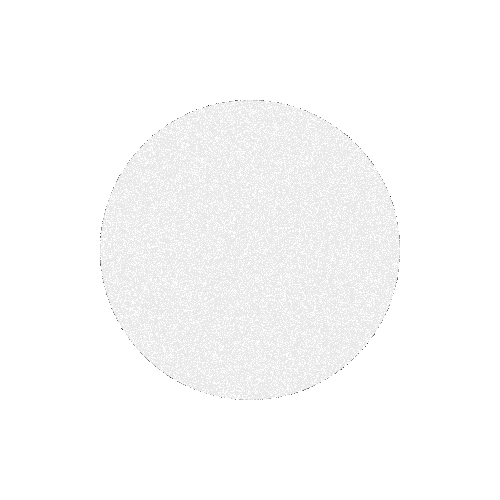
Frame 1 (no input)
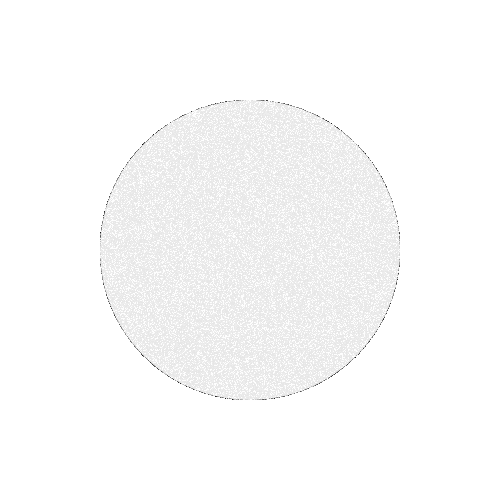
Frame 60 (the mouse pressed at the canvas centre just before this capture)
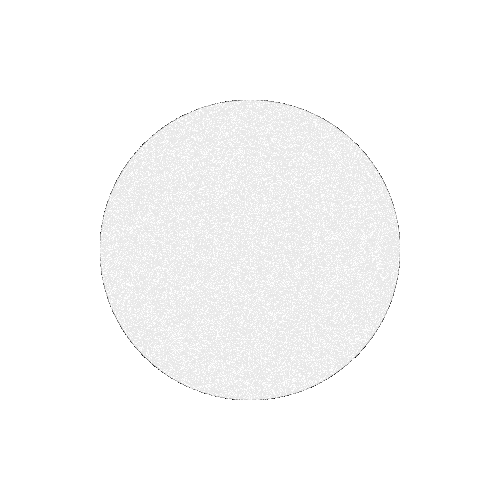
Frame 120 (the mouse held since frame 60 and released just before this capture)

The Processing sketch that drew these frames (run headless with seeded random() and noise(); from frame 60 on, the mouse is pressed at the canvas centre):

// Processing sketch: RandomfieldEllipse2
// ── RandomfieldEllipse2.pde
int c = 5;
int d = 300;
float r = float(d)*0.5;
float rSqrt = sqrt(r);
float startTime;

void setup() {

  size(500, 500);
  background(255);
  ellipseMode(CENTER);
}

void draw() {
  translate(width*0.5,height*0.5);
  stroke(0);
  for(int i=0; i<pow(10,c); i++) {
    float a = random(TWO_PI);
    //float l = r*random(0,1);
    //float l = r-pow(r, random(0,1));
    //float l = r*(1-pow(random(0,1), 2));
    float l = r*sqrt(random(1));

    //if(i < 10) println(l);

    point(cos(a)*l, sin(a)*l);
  }
  fill(255,230);
  noStroke();
  ellipse(0,0,d,d);
}
